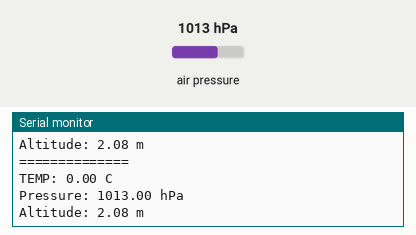
Simulated run of this sketch. Board: ESP32. Shown: the last lines printed to the serial monitor. The inputs (shaded band) are chosen by the test bench; at power-on: air pressure 1013 hPa.

Above: at 2.2 s.
2.3 s: air pressure set to 952 hPa
At 2.9 s:
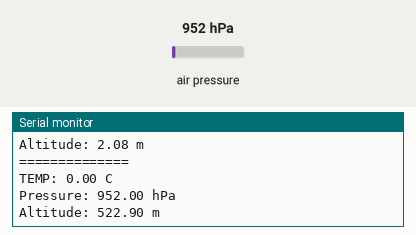
3.8 s: air pressure set to 975 hPa
At 4.4 s:
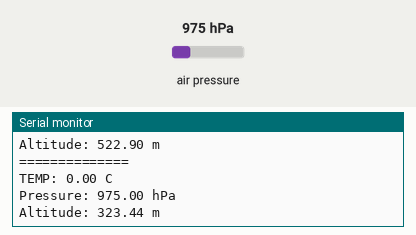
Timing chart, 0 to 6.8 s (numbered marks = the images above; inputs shaded):
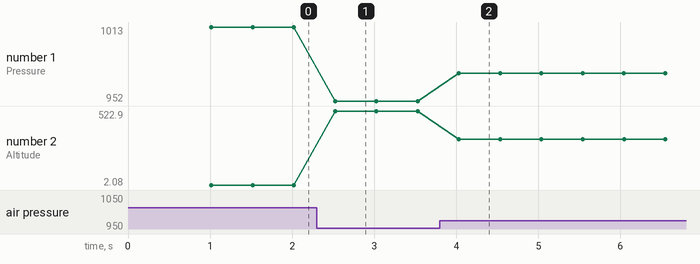

The sketch:

Lolin32_BMP280.ino
```cpp
#include <Wire.h>

#include <Adafruit_Sensor.h>
#include <Adafruit_BMP280.h>

Adafruit_BMP280 bmp;

void setup() {
  Serial.begin(115200);

  Wire.begin(19, 22);

  scanWire();


  // BMP280 init
  if (!bmp.begin(0x76)) {
    Serial.println("BMP280 not found!");
    while (1);
  }

  Serial.println("BMP280 initialized");

  delay(1000);
}

void loop() {

  sensors_event_t a, g, temp;

  float pressure = bmp.readPressure() / 100.0; // hPa
  float altitude = bmp.readAltitude(1013.25);

  Serial.println("==============");

  // Temperature
  Serial.print("TEMP: ");
  Serial.print(temp.temperature);
  Serial.println(" C");

  // Pressure
  Serial.print("Pressure: ");
  Serial.print(pressure);
  Serial.println(" hPa");

  // Altitude
  Serial.print("Altitude: ");
  Serial.print(altitude);
  Serial.println(" m");

  delay(500);
}

void scanWire ()
{
  byte error, address;
  int nDevices;
  Serial.println("Scanning...");
  nDevices = 0;
  for(address = 1; address < 127; address++ )
  {
	// The i2c_scanner uses the return value of
	// the Write.endTransmisstion to see if
	// a device did acknowledge to the address.
	Wire.beginTransmission(address);
	error = Wire.endTransmission();
	if (error == 0)
	{
	  Serial.print("I2C device found at address 0x");
	  if (address<16)
		Serial.print("0");
	  Serial.print(address,HEX);
	  Serial.println("  !");
	  nDevices++;
	}
	else if (error==4)
	{
	  Serial.print("Unknown error at address 0x");
	  if (address<16)
		Serial.print("0");
	  Serial.println(address,HEX);
	}
  }
  if (nDevices == 0)
	Serial.println("No I2C devices found\n");
  else
	Serial.println("done\n");
}
```

Measured:
- after the input at 2.3 s, the serial monitor: prints a new line after 0.22 s (image 1)
- after the input at 3.8 s, the serial monitor: prints a new line after 0.23 s (image 2)
- plotted number 1: 1013 → 952 after the input at 2.3 s, 952 → 975 after the input at 3.8 s
- plotted number 2: 2.08 → 522.9 after the input at 2.3 s, 522.9 → 323.44 after the input at 3.8 s
